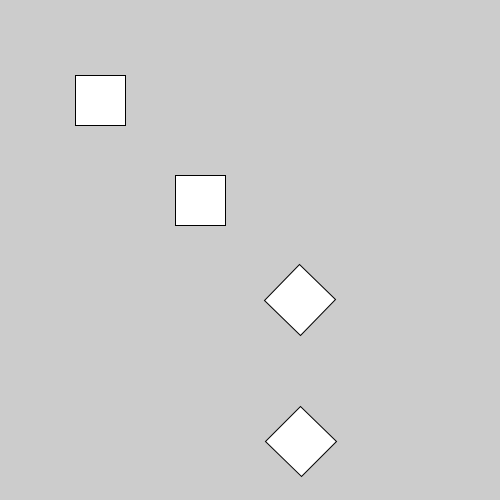
Frame 1 (no input)
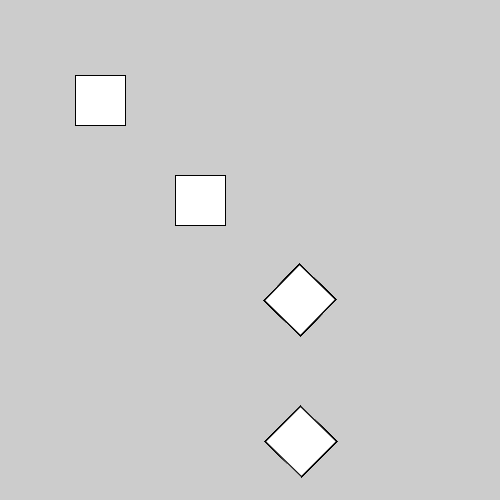
Frame 60 (the mouse pressed at the canvas centre just before this capture)
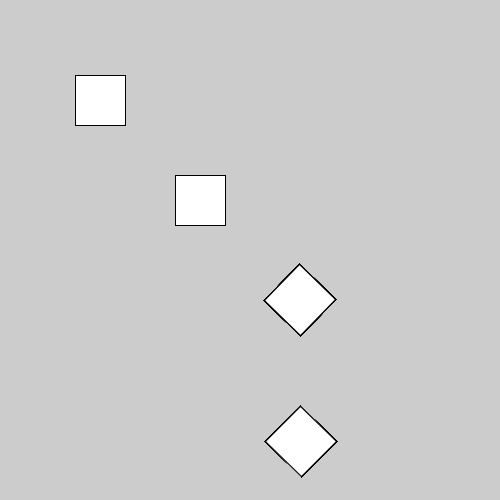
Frame 120 (the mouse held since frame 60 and released just before this capture)

The Processing sketch that drew these frames (run headless with seeded random() and noise(); from frame 60 on, the mouse is pressed at the canvas centre):

// Processing sketch: P02_Transforms
// ── P02_Transforms.pde
void setup()
{
  size(500, 500);
  rectMode(CENTER);
}

void draw()
{

  rect(100, 100, 50, 50);

  translate(100, 100);
  rect(0, 0, 50, 50);
  
  translate(100, 100);
  rect(0, 0, 50, 50);
  
  translate(100, 100);
  rotate(0.78); //radians(45)
  rect(0, 0, 50, 50);
  
  translate(100, 100);
  rect(0, 0, 50, 50);
}
